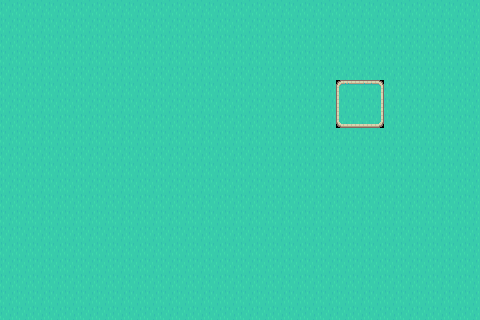

Below is a game level as drawn by its tile map, then a one-line description and the .tmx file that defines it, in full:
An orthogonal 30x20 tile map with 16x16 px tiles, 1 tile layer (GroundLayer).

<map version="1.10" tiledversion="1.11.2" orientation="orthogonal" renderorder="right-down" width="30" height="20" tilewidth="16" tileheight="16" infinite="0" nextlayerid="2" nextobjectid="1">
 <tileset firstgid="1" name="tilemap_packed" tilewidth="16" tileheight="16" tilecount="486" columns="27">
  <image source="../../sprites/tilemap_packed.png" width="432" height="288" />
 </tileset>
 <layer id="1" name="GroundLayer" width="30" height="20">
  <data encoding="csv">
29,29,29,29,29,29,29,29,29,29,29,29,29,29,29,29,29,29,29,29,29,29,29,29,29,29,29,29,29,29,
29,29,29,29,29,29,29,29,29,29,29,29,29,29,29,29,29,29,29,29,29,29,29,29,29,29,29,29,29,29,
29,29,29,29,29,29,29,29,29,29,29,29,29,29,29,29,29,29,29,29,29,29,29,29,29,29,29,29,29,29,
29,29,29,29,29,29,29,29,29,29,29,29,29,29,29,29,29,29,29,29,29,29,29,29,29,29,29,29,29,29,
29,29,29,29,29,29,29,29,29,29,29,29,29,29,29,29,29,29,29,29,29,29,29,29,29,29,29,29,29,29,
29,29,29,29,29,29,29,29,29,29,29,29,29,29,29,29,29,29,29,29,29,1,2,3,29,29,29,29,29,29,
29,29,29,29,29,29,29,29,29,29,29,29,29,29,29,29,29,29,29,29,29,28,29,30,29,29,29,29,29,29,
29,29,29,29,29,29,29,29,29,29,29,29,29,29,29,29,29,29,29,29,29,55,56,57,29,29,29,29,29,29,
29,29,29,29,29,29,29,29,29,29,29,29,29,29,29,29,29,29,29,29,29,29,29,29,29,29,29,29,29,29,
29,29,29,29,29,29,29,29,29,29,29,29,29,29,29,29,29,29,29,29,29,29,29,29,29,29,29,29,29,29,
29,29,29,29,29,29,29,29,29,29,29,29,29,29,29,29,29,29,29,29,29,29,29,29,29,29,29,29,29,29,
29,29,29,29,29,29,29,29,29,29,29,29,29,29,29,29,29,29,29,29,29,29,29,29,29,29,29,29,29,29,
29,29,29,29,29,29,29,29,29,29,29,29,29,29,29,29,29,29,29,29,29,29,29,29,29,29,29,29,29,29,
29,29,29,29,29,29,29,29,29,29,29,29,29,29,29,29,29,29,29,29,29,29,29,29,29,29,29,29,29,29,
29,29,29,29,29,29,29,29,29,29,29,29,29,29,29,29,29,29,29,29,29,29,29,29,29,29,29,29,29,29,
29,29,29,29,29,29,29,29,29,29,29,29,29,29,29,29,29,29,29,29,29,29,29,29,29,29,29,29,29,29,
29,29,29,29,29,29,29,29,29,29,29,29,29,29,29,29,29,29,29,29,29,29,29,29,29,29,29,29,29,29,
29,29,29,29,29,29,29,29,29,29,29,29,29,29,29,29,29,29,29,29,29,29,29,29,29,29,29,29,29,29,
29,29,29,29,29,29,29,29,29,29,29,29,29,29,29,29,29,29,29,29,29,29,29,29,29,29,29,29,29,29,
29,29,29,29,29,29,29,29,29,29,29,29,29,29,29,29,29,29,29,29,29,29,29,29,29,29,29,29,29,29
</data>
 </layer>
</map>
